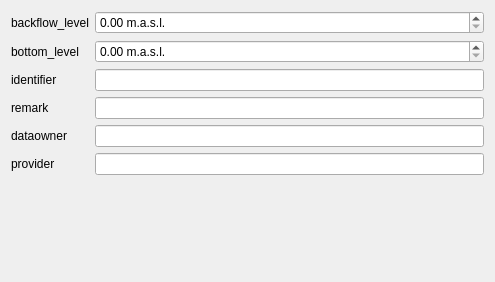
<?xml version="1.0" encoding="UTF-8"?>
<ui version="4.0">
 <class>Form</class>
 <widget class="QWidget" name="Form">
  <property name="geometry">
   <rect>
    <x>0</x>
    <y>0</y>
    <width>495</width>
    <height>282</height>
   </rect>
  </property>
  <property name="windowTitle">
   <string>Form</string>
  </property>
  <layout class="QFormLayout" name="formLayout">
   <property name="fieldGrowthPolicy">
    <enum>QFormLayout::AllNonFixedFieldsGrow</enum>
   </property>
   <item row="1" column="0">
    <widget class="QLabel" name="label_2">
     <property name="text">
      <string>bottom_level</string>
     </property>
    </widget>
   </item>
   <item row="1" column="1">
    <widget class="QDoubleSpinBox" name="bottom_level">
     <property name="suffix">
      <string> m.a.s.l.</string>
     </property>
    </widget>
   </item>
   <item row="2" column="0">
    <widget class="QLabel" name="label_3">
     <property name="text">
      <string>identifier</string>
     </property>
    </widget>
   </item>
   <item row="2" column="1">
    <widget class="QLineEdit" name="identifier"/>
   </item>
   <item row="3" column="0">
    <widget class="QLabel" name="label_4">
     <property name="text">
      <string>remark</string>
     </property>
    </widget>
   </item>
   <item row="3" column="1">
    <widget class="QLineEdit" name="remark"/>
   </item>
   <item row="4" column="0">
    <widget class="QLabel" name="label_5">
     <property name="text">
      <string>dataowner</string>
     </property>
    </widget>
   </item>
   <item row="4" column="1">
    <widget class="QLineEdit" name="dataowner"/>
   </item>
   <item row="5" column="0">
    <widget class="QLabel" name="label_6">
     <property name="text">
      <string>provider</string>
     </property>
    </widget>
   </item>
   <item row="0" column="0">
    <widget class="QLabel" name="label">
     <property name="text">
      <string>backflow_level</string>
     </property>
    </widget>
   </item>
   <item row="0" column="1">
    <widget class="QDoubleSpinBox" name="backflow_level">
     <property name="suffix">
      <string> m.a.s.l.</string>
     </property>
    </widget>
   </item>
   <item row="5" column="1">
    <widget class="QLineEdit" name="provider"/>
   </item>
  </layout>
 </widget>
 <resources/>
 <connections/>
</ui>
